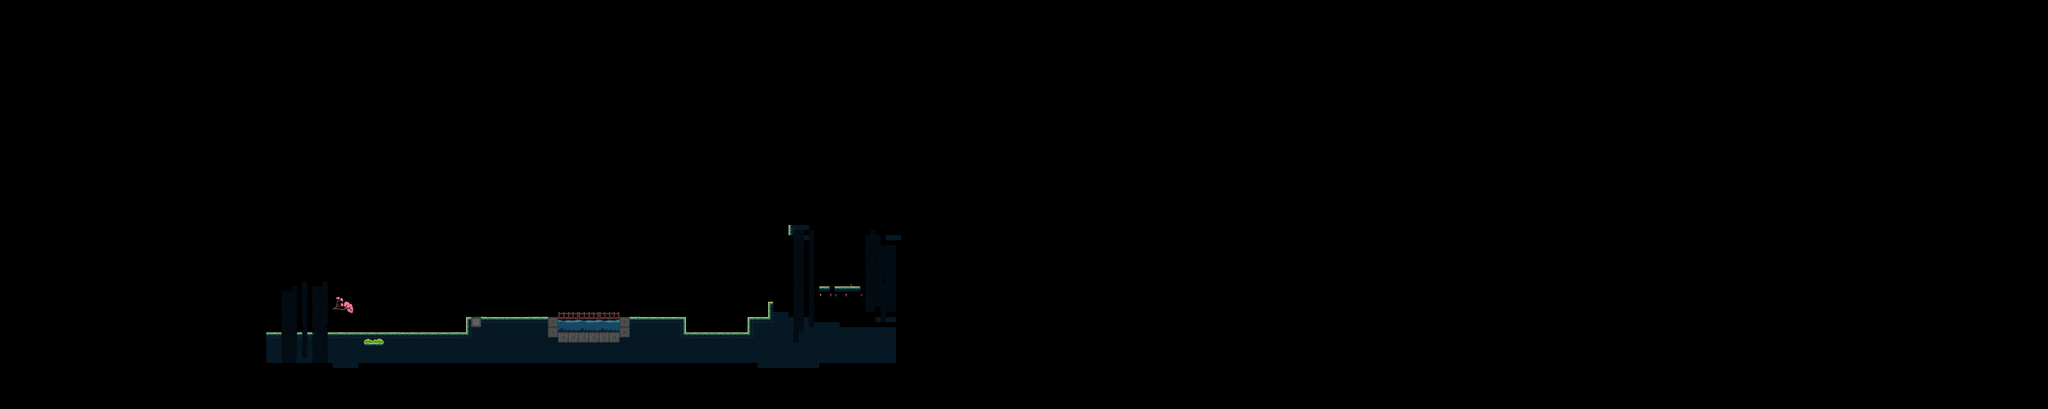

A level layout from a 2D game, rendered from its tile map. Below: a short description, then the map file with tile-grid data replaced by summaries:
An orthogonal 400x80 tile map with 16x16 px tiles, 3 tile layers (Decoraciones, Capa de patrones 1, LavaSheet), 34 tilesets and 27 objects.

<map version="1.4" tiledversion="1.4.3" orientation="orthogonal" renderorder="right-down" width="400" height="80" tilewidth="16" tileheight="16" infinite="0" nextlayerid="68" nextobjectid="1008">
 <tileset firstgid="1" name="PisoGreenOficial" tilewidth="16" tileheight="16" tilecount="144" columns="4">
  <image source="PisoGreen/PisoGreenOficial.png" width="64" height="576" />
 </tileset>
 <tileset firstgid="145" name="Decoraciones" tilewidth="16" tileheight="16" tilecount="320" columns="8">
  <image source="two/Decoraciones.png" width="128" height="640" />
  <tile id="66">
   <animation>
    <frame tileid="66" duration="150" />
    <frame tileid="68" duration="150" />
    <frame tileid="80" duration="150" />
    <frame tileid="82" duration="150" />
    <frame tileid="84" duration="150" />
   </animation>
  </tile>
  <tile id="67">
   <animation>
    <frame tileid="67" duration="150" />
    <frame tileid="69" duration="150" />
    <frame tileid="81" duration="150" />
    <frame tileid="83" duration="150" />
    <frame tileid="85" duration="150" />
   </animation>
  </tile>
  <tile id="74">
   <animation>
    <frame tileid="74" duration="150" />
    <frame tileid="76" duration="150" />
    <frame tileid="88" duration="150" />
    <frame tileid="90" duration="150" />
    <frame tileid="92" duration="150" />
   </animation>
  </tile>
  <tile id="75">
   <animation>
    <frame tileid="75" duration="150" />
    <frame tileid="77" duration="150" />
    <frame tileid="89" duration="150" />
    <frame tileid="91" duration="150" />
    <frame tileid="93" duration="150" />
   </animation>
  </tile>
 </tileset>
 <tileset firstgid="465" name="LavaSheet" tilewidth="8" tileheight="16" tilecount="32" columns="4">
  <image source="LavaSheet.png" width="32" height="128" />
  <tile id="0">
   <animation>
    <frame tileid="0" duration="50" />
    <frame tileid="1" duration="50" />
    <frame tileid="2" duration="50" />
    <frame tileid="3" duration="50" />
    <frame tileid="4" duration="50" />
    <frame tileid="5" duration="50" />
    <frame tileid="6" duration="50" />
    <frame tileid="7" duration="50" />
    <frame tileid="8" duration="50" />
    <frame tileid="9" duration="50" />
    <frame tileid="10" duration="50" />
    <frame tileid="11" duration="50" />
    <frame tileid="12" duration="50" />
    <frame tileid="13" duration="50" />
    <frame tileid="14" duration="50" />
    <frame tileid="15" duration="50" />
   </animation>
  </tile>
  <tile id="16">
   <animation>
    <frame tileid="16" duration="100" />
    <frame tileid="17" duration="100" />
    <frame tileid="18" duration="100" />
    <frame tileid="19" duration="100" />
    <frame tileid="20" duration="100" />
    <frame tileid="21" duration="100" />
    <frame tileid="22" duration="100" />
    <frame tileid="23" duration="100" />
    <frame tileid="24" duration="100" />
    <frame tileid="25" duration="100" />
    <frame tileid="26" duration="100" />
    <frame tileid="27" duration="100" />
    <frame tileid="28" duration="100" />
    <frame tileid="29" duration="100" />
    <frame tileid="30" duration="100" />
    <frame tileid="31" duration="100" />
   </animation>
  </tile>
 </tileset>
 <tileset firstgid="497" name="cuboP" tilewidth="16" tileheight="32" tilecount="1" columns="1">
  <image source="cuboP.png" width="16" height="32" />
 </tileset>
 <tileset firstgid="498" name="Bloque1" tilewidth="16" tileheight="16" tilecount="1" columns="1">
  <image source="Bloque1.png" width="16" height="16" />
 </tileset>
 <tileset firstgid="499" name="Bloques" tilewidth="16" tileheight="16" tilecount="10" columns="10">
  <image source="Bloques.png" width="160" height="16" />
 </tileset>
 <tileset firstgid="509" name="Cascada" tilewidth="96" tileheight="96" tilecount="4" columns="1">
  <image source="Cascada.png" width="96" height="384" />
  <tile id="0">
   <animation>
    <frame tileid="0" duration="150" />
    <frame tileid="1" duration="150" />
    <frame tileid="2" duration="150" />
    <frame tileid="3" duration="150" />
   </animation>
  </tile>
 </tileset>
 <tileset firstgid="513" name="cuboS" tilewidth="16" tileheight="16" tilecount="2" columns="1">
  <image source="cuboS.png" width="16" height="32" />
 </tileset>
 <tileset firstgid="515" name="CuboS(1)" tilewidth="16" tileheight="16" tilecount="2" columns="1">
  <image source="CuboS(1).png" width="16" height="32" />
 </tileset>
 <tileset firstgid="517" name="bird3" tilewidth="8" tileheight="8" tilecount="6" columns="1">
  <image source="bird3.png" width="8" height="48" />
  <tile id="0">
   <animation>
    <frame tileid="0" duration="150" />
    <frame tileid="1" duration="150" />
    <frame tileid="2" duration="150" />
    <frame tileid="3" duration="1000" />
    <frame tileid="4" duration="2000" />
    <frame tileid="5" duration="150" />
    <frame tileid="3" duration="150" />
    <frame tileid="2" duration="150" />
    <frame tileid="1" duration="150" />
   </animation>
  </tile>
 </tileset>
 <tileset firstgid="523" name="BloquesGreen" tilewidth="16" tileheight="16" tilecount="24" columns="12">
  <image source="PisoGreen/BloquesGreen.png" width="192" height="32" />
 </tileset>
 <tileset firstgid="547" name="cesped" tilewidth="16" tileheight="16" tilecount="16" columns="8">
  <image source="PisoGreen/cesped.png" width="128" height="32" />
 </tileset>
 <tileset firstgid="563" name="End" tilewidth="64" tileheight="64" tilecount="6" columns="1">
  <image source="End.png" trans="ffffff" width="64" height="384" />
  <tile id="0">
   <animation>
    <frame tileid="0" duration="200" />
    <frame tileid="1" duration="200" />
    <frame tileid="2" duration="200" />
    <frame tileid="3" duration="200" />
    <frame tileid="4" duration="200" />
    <frame tileid="5" duration="200" />
   </animation>
  </tile>
 </tileset>
 <tileset firstgid="569" name="PisoGreenFondo" tilewidth="16" tileheight="16" tilecount="4" columns="2">
  <image source="PisoGreen/PisoGreenFondo.png" trans="ffffff" width="32" height="32" />
 </tileset>
 <tileset firstgid="573" name="decofondo" tilewidth="16" tileheight="16" tilecount="12" columns="6">
  <image source="gale/decofondo.png" trans="ffffff" width="96" height="32" />
 </tileset>
 <tileset firstgid="585" name="DecoracionGreen(1)" tilewidth="16" tileheight="16" tilecount="4" columns="2">
  <image source="PisoGreen/DecoracionGreen(1).png" trans="ffffff" width="32" height="32" />
 </tileset>
 <tileset firstgid="589" name="PD" tilewidth="16" tileheight="16" tilecount="144" columns="36">
  <image source="PD.png" width="576" height="64" />
 </tileset>
 <tileset firstgid="733" name="Puente" tilewidth="16" tileheight="16" tilecount="16" columns="4">
  <image source="PisoGreen/Puente.png" width="64" height="64" />
 </tileset>
 <tileset firstgid="749" name="Puente2" tilewidth="16" tileheight="16" tilecount="16" columns="4">
  <image source="PisoGreen/Puente2.png" width="64" height="64" />
 </tileset>
 <tileset firstgid="765" name="Puente3" tilewidth="16" tileheight="16" tilecount="16" columns="4">
  <image source="PisoGreen/Puente3.png" width="64" height="64" />
 </tileset>
 <tileset firstgid="781" name="FondoNegro" tilewidth="16" tileheight="16" tilecount="2" columns="1">
  <image source="PisoGreen/FondoNegro.png" width="16" height="32" />
 </tileset>
 <tileset firstgid="783" name="Puente(1)" tilewidth="64" tileheight="64" tilecount="3" columns="1">
  <image source="Puente(1).png" width="64" height="192" />
  <tile id="0">
   <animation>
    <frame tileid="0" duration="500" />
    <frame tileid="1" duration="500" />
    <frame tileid="2" duration="500" />
   </animation>
  </tile>
 </tileset>
 <tileset firstgid="786" name="CespedAnimacion1" tilewidth="32" tileheight="32" tilecount="3" columns="1">
  <image source="gale/CespedAnimacion1.png" width="32" height="96" />
  <tile id="0">
   <animation>
    <frame tileid="0" duration="500" />
    <frame tileid="1" duration="500" />
    <frame tileid="2" duration="500" />
   </animation>
  </tile>
 </tileset>
 <tileset firstgid="789" name="pack" tilewidth="16" tileheight="16" tilecount="160" columns="4">
  <image source="pack.png" width="64" height="640" />
 </tileset>
 <tileset firstgid="949" name="Agarradera" tilewidth="16" tileheight="16" tilecount="2" columns="2">
  <image source="Agarradera.png" width="32" height="16" />
 </tileset>
 <tileset firstgid="951" name="bird2" tilewidth="8" tileheight="8" tilecount="10" columns="1">
  <image source="bird2.png" width="8" height="80" />
  <tile id="0">
   <animation>
    <frame tileid="0" duration="500" />
    <frame tileid="1" duration="500" />
    <frame tileid="2" duration="500" />
    <frame tileid="3" duration="500" />
    <frame tileid="4" duration="500" />
    <frame tileid="5" duration="500" />
    <frame tileid="6" duration="500" />
    <frame tileid="7" duration="500" />
    <frame tileid="8" duration="500" />
    <frame tileid="9" duration="500" />
   </animation>
  </tile>
 </tileset>
 <tileset firstgid="961" name="arbusto" tilewidth="64" tileheight="13" tilecount="1" columns="1">
  <image source="arbusto.png" width="64" height="13" />
 </tileset>
 <tileset firstgid="962" name="arbolesRosas" tilewidth="64" tileheight="64" tilecount="4" columns="4">
  <image source="arbolesRosas.png" width="256" height="64" />
 </tileset>
 <tileset firstgid="966" name="decoradoPisoA1" tilewidth="24" tileheight="24" tilecount="4" columns="2">
  <image source="decoradoPisoA1.png" width="48" height="48" />
 </tileset>
 <tileset firstgid="970" name="Flechas" tilewidth="16" tileheight="16" tilecount="4" columns="4">
  <image source="Flechas.png" width="64" height="16" />
 </tileset>
 <tileset firstgid="974" name="casa3" tilewidth="64" tileheight="64" tilecount="1" columns="1">
  <image source="Cinematica/casa3.png" width="64" height="64" />
 </tileset>
 <tileset firstgid="975" name="flores8x8" tilewidth="8" tileheight="8" tilecount="16" columns="4">
  <image source="Cinematica/flores8x8.png" width="32" height="32" />
 </tileset>
 <tileset firstgid="991" name="Casa" tilewidth="92" tileheight="92" tilecount="1" columns="1">
  <image source="Cinematica/Casa.png" width="92" height="92" />
 </tileset>
 <tileset firstgid="992" name="CasaDosPisos" tilewidth="92" tileheight="184" tilecount="1" columns="1">
  <image source="Cinematica/CasaDosPisos.png" width="92" height="184" />
 </tileset>
 <layer id="26" name="Decoraciones" width="400" height="80" tintcolor="#ffffff">
  <data>[32000 cells, 941 non-empty, 45 distinct tile ids]</data>
 </layer>
 <objectgroup color="#555500" id="2" name="paredes">
  <object id="991" x="1457.33" y="995" width="9.33333" height="48.3333" />
  <object id="992" x="1023.67" y="866.333" width="14.3333" height="139" />
  <object id="993" x="2136.67" y="994.667" width="4.66667" height="49" />
  <object id="994" x="2336.67" y="994.667" width="5" height="48" />
  <object id="995" x="2401.33" y="948" width="2.66667" height="45" />
  <object id="996" x="2463.67" y="900" width="5" height="47.6667" />
  <object id="997" x="2463.33" y="701.667" width="4" height="157.667" />
  <object id="998" x="2556" y="792.333" width="2.66667" height="66.6667" />
  <object id="999" x="2656" y="793.333" width="3.66667" height="35" />
  <object id="1000" x="2689" y="830.333" width="5.66667" height="30" />
 </objectgroup>
 <objectgroup color="#ff55ff" id="3" name="piso">
  <object id="983" x="2133.67" y="1039" width="207.333" height="7.66667" />
  <object id="984" x="2338.33" y="992.333" width="75" height="5" />
  <object id="985" x="1459.67" y="993.667" width="680.667" height="2" />
  <object id="986" x="833" y="1041.67" width="632" height="5.33333" />
  <object id="987" x="2402" y="946" width="73.3333" height="3" />
  <object id="988" x="2466.33" y="896.333" width="374.333" height="9.33333" />
 </objectgroup>
 <objectgroup color="#55aa00" id="4" name="techo">
  <object id="1001" x="2465.67" y="855.667" width="92" height="7" />
  <object id="1002" x="2692.67" y="854.667" width="86.3333" height="6.66667" />
  <object id="1003" x="2659" y="824.333" width="34.3333" height="7" />
  <object id="1004" x="2552.67" y="787.333" width="118" height="12.3333" />
  <object id="1005" x="831.333" y="1000.33" width="204.333" height="7.33333" />
 </objectgroup>
 <objectgroup color="#005500" id="5" name="PersonajeCoo">
  <object id="1007" x="1193.67" y="1034.33">
   <point />
  </object>
 </objectgroup>
 <objectgroup color="#ffff00" id="6" name="pinchos" />
 <objectgroup id="7" name="cajas">
  <object id="979" x="1431.5" y="1026.5">
   <point />
  </object>
  <object id="980" x="1429.5" y="988.5">
   <point />
  </object>
 </objectgroup>
 <objectgroup id="8" name="agarraderaDere" />
 <objectgroup id="9" name="agarraderaIzq" />
 <objectgroup id="10" name="pisoTime" />
 <objectgroup color="#aa0000" id="11" name="particulas" />
 <objectgroup id="12" name="espacio" />
 <objectgroup id="13" name="sierra" />
 <objectgroup id="14" name="sierraRD" />
 <objectgroup id="15" name="sierraRu" locked="1" />
 <objectgroup id="16" name="sierraLu" />
 <objectgroup id="17" name="sierraLD" />
 <objectgroup id="18" name="plataformaMov" />
 <objectgroup id="19" name="Fuego" />
 <objectgroup id="20" name="paredED" />
 <objectgroup id="21" name="paredEL" />
 <objectgroup color="#aa0000" id="22" name="pisoMuerte" />
 <objectgroup color="#ffaaff" id="23" name="EnemigoWalk" />
 <objectgroup id="24" name="ButtonObject1" />
 <objectgroup id="25" name="Button1" />
 <objectgroup id="27" name="Aplastador" />
 <objectgroup id="28" name="PinchosGravity" />
 <objectgroup id="31" name="AgarraderaCircular" />
 <objectgroup id="32" name="EnemigoJump" />
 <objectgroup id="33" name="RayoFuego" />
 <objectgroup id="36" name="In" />
 <objectgroup id="37" name="Out" />
 <objectgroup id="38" name="Coins" />
 <objectgroup id="39" name="Button2" />
 <objectgroup id="40" name="Button2Objects" />
 <objectgroup id="41" name="setScreen" />
 <objectgroup id="43" name="AgarraderaNeutral" />
 <objectgroup id="44" name="PisoAgarradera">
  <object id="1006" x="2624.67" y="865" width="46.6667" height="1" />
 </objectgroup>
 <objectgroup id="45" name="Parajo">
  <object id="981" x="1513.5" y="991">
   <point />
  </object>
  <object id="982" x="1317" y="1040">
   <point />
  </object>
 </objectgroup>
 <objectgroup id="46" name="Ld2" />
 <objectgroup id="47" name="lu2" />
 <objectgroup id="48" name="rd2" />
 <objectgroup id="49" name="ru2" />
 <objectgroup id="51" name="piso" />
 <objectgroup id="52" name="pared" />
 <objectgroup id="53" name="EnemigoVolador" />
 <objectgroup id="54" name="CamaraY" />
 <objectgroup id="55" name="CamaraNoY" />
 <objectgroup id="56" name="BloquesRompibles" />
 <objectgroup id="57" name="Tienda" />
 <objectgroup id="58" name="CamaraNoX" />
 <objectgroup id="59" name="ArbolVerde" />
 <objectgroup id="60" name="ArbolRosa" />
 <objectgroup id="61" name="ArbolAzul" />
 <objectgroup id="62" name="CamaraX" />
 <objectgroup id="63" name="NoBuild" />
 <objectgroup id="64" name="Build" />
 <objectgroup id="66" name="Nemesis1" />
 <objectgroup id="67" name="lava" />
 <layer id="1" name="Capa de patrones 1" width="400" height="80">
  <data>[32000 cells, 281 non-empty, 26 distinct tile ids]</data>
 </layer>
 <layer id="30" name="LavaSheet" width="400" height="80">
  <data>[32000 cells, 42 non-empty, 10 distinct tile ids]</data>
 </layer>
</map>
